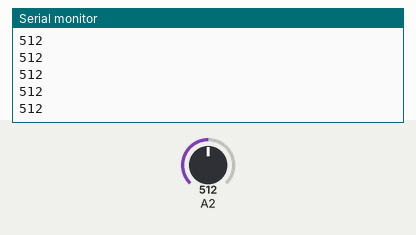
Bench run of a sketch on a simulated Arduino Uno, built with avr-gcc and run on an emulated ATmega328P. On the bench: the last lines printed to the serial monitor. Inputs (shaded band) come from the test bench; at power-on: A2 = 512.

Above: at 1.2 s.
1.3 s: A2 set to 716
At 1.31 s:
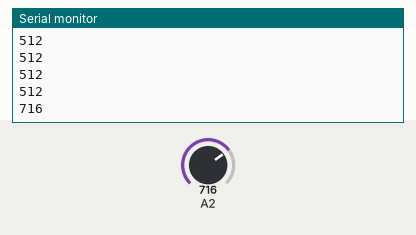
2.8 s: A2 set to 900
At 2.81 s:
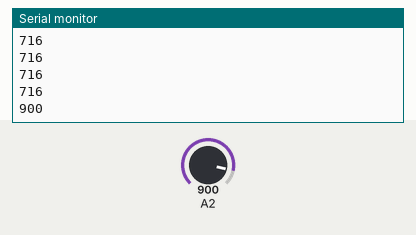
Timing chart, 0 to 5.8 s (numbered marks = the images above; inputs shaded):
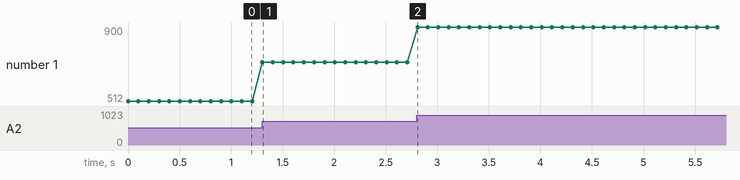

Measured:
- after the input at 1.3 s, the serial monitor: prints a new line at once (image 1)
- after the input at 2.8 s, the serial monitor: prints a new line at once (image 2)
- plotted number 1: 512 → 716 after the input at 1.3 s, 716 → 900 after the input at 2.8 s

The sketch:

photo_diode_test.ino
```cpp
/*
 * 這個測試使用了光敏二極體作為感測器，使用內部參考，因為光敏二極體能"發"的電不多，甚至使用三用電表都會奪走太多能量
 */


void setup() {
  analogReference(INTERNAL); //偵測電壓，用內部1.1V (實際1.8V)//LGT默認為1.1V，EASY~
  Serial.begin(115200);
  //pinMode(A2, INPUT_PULLUP);

}

void loop() {
  Serial.println(analogRead(A2));
  delay(100);
}

/*實驗結果
 * 410電燈全關，用毛巾包住
 * 450、460算是傍晚
 * 480就很亮了
 * 800手電筒(50000LUX)
 *
 *
 */
```
